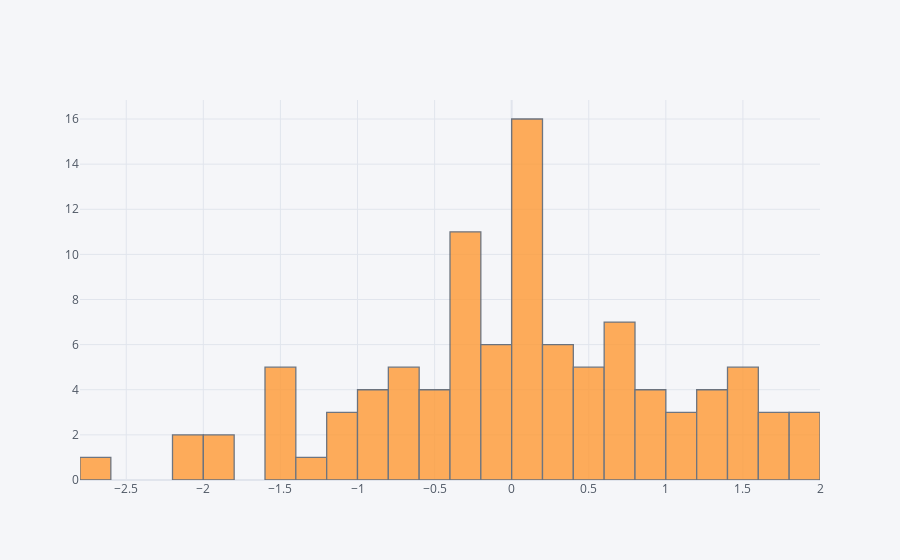

Here is the notebook cell this chart was saved with:
### Markdown cell above
## histogram

### Code cell
df['A'].iplot(kind='hist',bins=25)

### Figure 1 — Plotly figure (JSON) as saved in the notebook; plotly's stock layout.template omitted (floating-point values rounded to 4 significant figures)
{"data": [{"histfunc": "count", "histnorm": "", "marker": {"color": "rgba(255, 153, 51, 1.0)", "line": {"color": "#4D5663", "width": 1.3}}, "name": "A", "nbinsx": 25, "opacity": 0.8, "orientation": "v", "type": "histogram", "x": [0.5559, 0.1653, -0.8101, -1.397, 1.614, -0.3212, -0.3708, 0.7769, 0.9185, 1.276, 0.4128, -0.9193, -1.54, -0.5305, -0.9903, 0.1465, -0.1764, 0.3601, -0.3176, -0.1941, -0.09042, -0.5945, -0.03896, 0.5901, -0.7997, 1.03, 0.9621, 0.3058, -0.7249, -0.2176, 0.3223, 0.1682, -0.3053, -0.3751, 0.8278, -1.182, 0.05309, 0.795, 0.009845, -0.4211, -0.9065, 0.5773, -2.088, 1.387, -0.7026, 0.1625, -0.003048, 0.1851, -0.239, 0.07847, -0.2461, 0.7798, 1.497, -0.7878, -1.127, 0.1172, -1.56, 1.299, -1.806, 1.183, 1.433, -0.2912, 0.1575, 0.06855, 1.423, -2.045, -1.825, 0.1496, 0.08131, -1.086, 0.9566, 0.6643, -1.483, -0.3983, 0.2293, 0.2224, 0.7687, 1.471, -1.556, -2.735, 0.07069, 0.235, 1.915, 0.6175, -1.42, 1.162, -0.5601, -0.6704, 0.1788, 0.08182, -0.3519, 1.32, 1.846, -0.1426, 0.625, 1.961, 0.4434, 1.639, 1.53, 1.622]}], "layout": {"barmode": "overlay", "legend": {"bgcolor": "#F5F6F9", "font": {"color": "#4D5663"}}, "paper_bgcolor": "#F5F6F9", "plot_bgcolor": "#F5F6F9", "title": {"font": {"color": "#4D5663"}}, "xaxis": {"gridcolor": "#E1E5ED", "showgrid": true, "tickfont": {"color": "#4D5663"}, "title": {"font": {"color": "#4D5663"}, "text": ""}, "zerolinecolor": "#E1E5ED"}, "yaxis": {"gridcolor": "#E1E5ED", "showgrid": true, "tickfont": {"color": "#4D5663"}, "title": {"font": {"color": "#4D5663"}, "text": ""}, "zerolinecolor": "#E1E5ED"}}}
